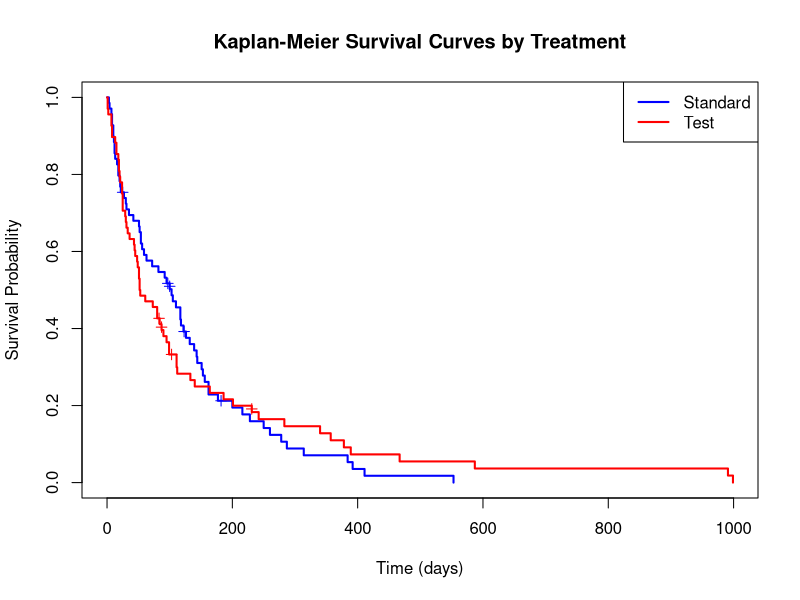
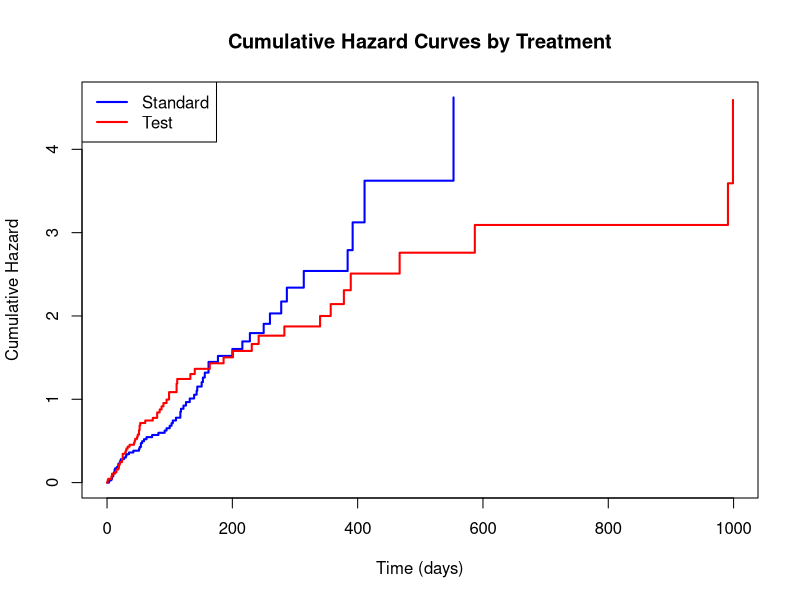

The R script that drew these images, in order:
rm(list=ls())
library(survival)

data(veteran)
veteran$trt <- factor(veteran$trt, labels = c("Standard", "Test"))

fit_surv <- survfit(Surv(time, status) ~ trt, data = veteran)

plot(fit_surv, col = c("blue", "red"), lwd = 2,
     xlab = "Time (days)", ylab = "Survival Probability",
     main = "Kaplan-Meier Survival Curves by Treatment",
     mark.time = TRUE)
legend("topright", legend = c("Standard", "Test"),
       col = c("blue", "red"), lwd = 2)

fit_haz <- survfit(Surv(time, status) ~ trt, data = veteran, type = "fh")

plot(fit_haz, fun = "cumhaz", col = c("blue", "red"), lwd = 2,
     xlab = "Time (days)", ylab = "Cumulative Hazard",
     main = "Cumulative Hazard Curves by Treatment")
legend("topleft", legend = c("Standard", "Test"),
       col = c("blue", "red"), lwd = 2)

logrank_test <- survdiff(Surv(time, status) ~ trt, data = veteran, rho = 0)
logrank_test
